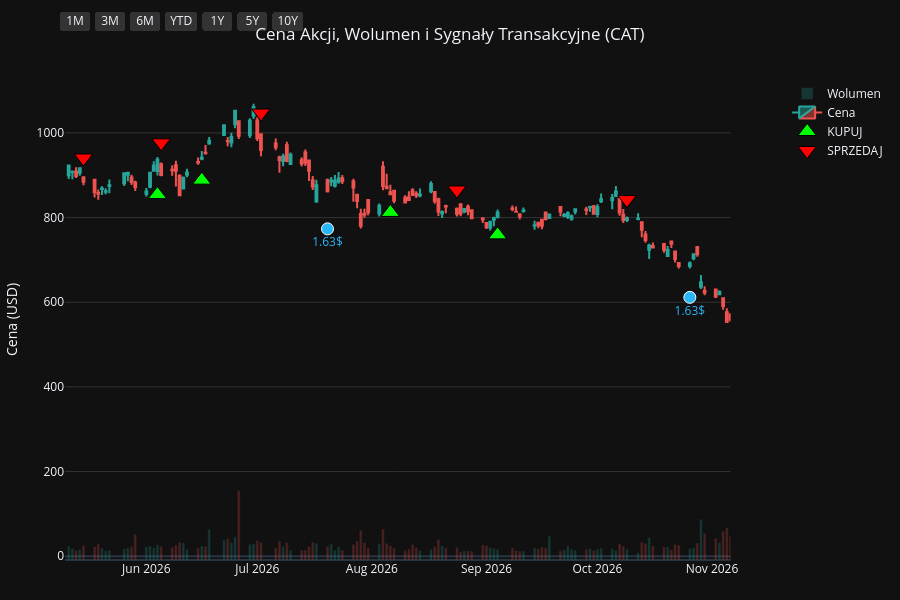
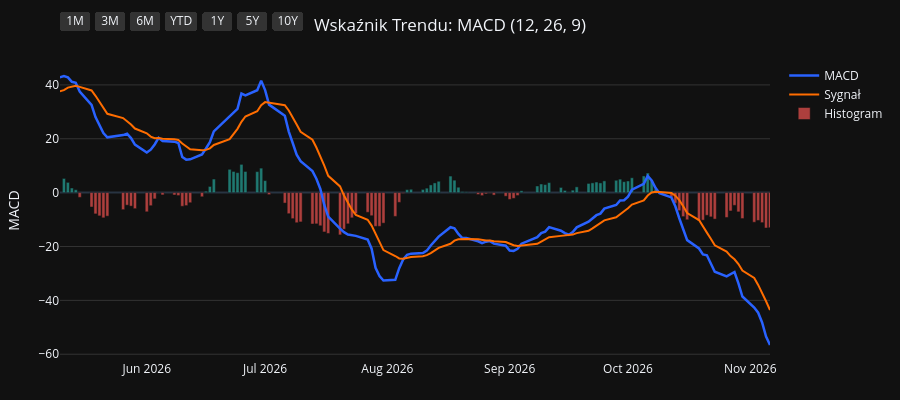
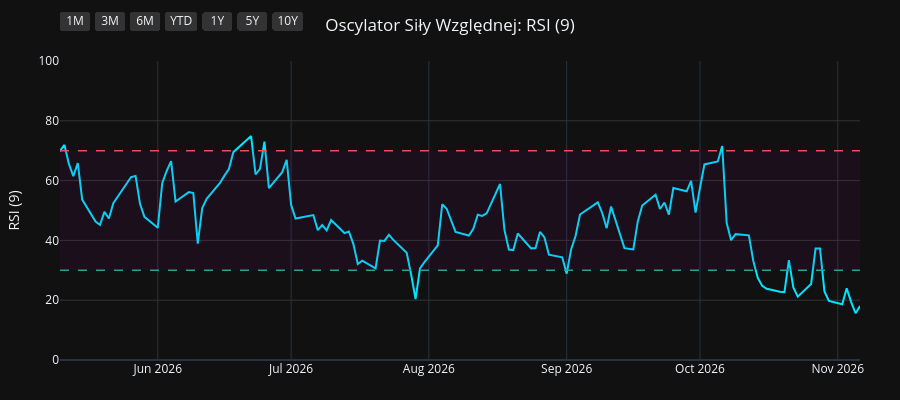
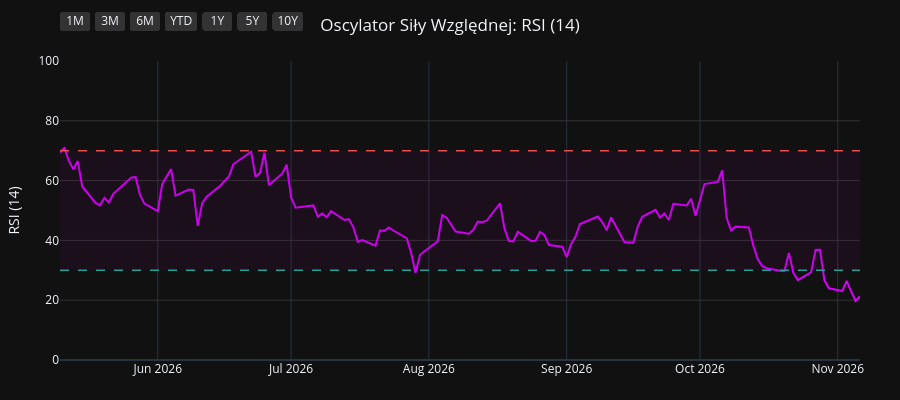

Here is the notebook cell these charts were saved with, in order:
### Code cell
import os
import yfinance as yf
import pandas as pd
import pandas_ta as ta
import plotly.graph_objects as go
from plotly.subplots import make_subplots

# 1. Pobranie i przygotowanie danych
symbol = os.environ.get("STOCK_TICKER", "").strip().upper()
if not symbol:
    raise RuntimeError("Set STOCK_TICKER before running price_extractor.ipynb")
df = yf.Ticker(symbol).history(period="10y")
df.index = df.index.tz_localize(None)

# Wskaźniki i sygnały
df.ta.macd(fast=12, slow=26, signal=9, append=True)
df.ta.rsi(length=9, append=True)
df.ta.rsi(length=14, append=True)
df.ta.rsi(length=21, append=True)
df.dropna(inplace=True)

macd = df['MACD_12_26_9']
signal = df['MACDs_12_26_9']
wczorajszy_macd = macd.shift(1)
wczorajszy_signal = signal.shift(1)

df['Decyzja'] = 'BRAK'
df.loc[(macd > signal) & (wczorajszy_macd <= wczorajszy_signal), 'Decyzja'] = 'KUPUJ'
df.loc[(macd < signal) & (wczorajszy_macd >= wczorajszy_signal), 'Decyzja'] = 'SPRZEDAJ'

df_kupuj = df[df['Decyzja'] == 'KUPUJ']
df_sprzedaj = df[df['Decyzja'] == 'SPRZEDAJ']
df_dywidendy = df[df['Dividends'] > 0]
df_splity = df[df['Stock Splits'] > 0]

# Wspólna konfiguracja osi X
konfiguracja_osi_x = dict(
    type="date",
    showspikes=True, spikemode="across", spikesnap="cursor", spikedash="dot", spikecolor="#ffffff", spikethickness=1, hoverformat="%Y-%m-%d",
    rangeselector=dict(
        buttons=list([
            dict(count=1, label="1M", step="month", stepmode="backward"),
            dict(count=3, label="3M", step="month", stepmode="backward"),
            dict(count=6, label="6M", step="month", stepmode="backward"),
            dict(count=1, label="YTD", step="year", stepmode="todate"),
            dict(count=1, label="1Y", step="year", stepmode="backward"),
            dict(count=5, label="5Y", step="year", stepmode="backward"),
            dict(step="all", label="10Y")
        ]),
        bgcolor="#333333", activecolor="#2962ff", x=0, y=1.1
    )
)

# ==========================================
# WYKRES 1: CENA + WOLUMEN + SYGNAŁY
# ==========================================
fig1 = make_subplots(specs=[[{"secondary_y": True}]])

kolory_wolumenu = ['#26a69a' if row['Close'] >= row['Open'] else '#ef5350' for index, row in df.iterrows()]
fig1.add_trace(go.Bar(x=df.index, y=df['Volume'], marker_color=kolory_wolumenu, opacity=0.25, name='Wolumen'), secondary_y=True)
fig1.add_trace(go.Candlestick(x=df.index, open=df['Open'], high=df['High'], low=df['Low'], close=df['Close'], name='Cena', increasing_line_color='#26a69a', decreasing_line_color='#ef5350'), secondary_y=False)
fig1.add_trace(go.Scatter(x=df_kupuj.index, y=df_kupuj['Low'] * 0.95, customdata=df_kupuj[['Low', 'High']], mode='markers', marker=dict(symbol='triangle-up', size=16, color='#00ff00', line=dict(width=1, color='black')), name='KUPUJ', hovertemplate='KUPUJ<br>Najniższa: %{customdata[0]:.2f}<br>Najwyższa: %{customdata[1]:.2f}<extra></extra>'), secondary_y=False)
fig1.add_trace(go.Scatter(x=df_sprzedaj.index, y=df_sprzedaj['High'] * 1.05, customdata=df_sprzedaj[['Low', 'High']], mode='markers', marker=dict(symbol='triangle-down', size=16, color='#ff0000', line=dict(width=1, color='black')), name='SPRZEDAJ', hovertemplate='SPRZEDAJ<br>Najniższa: %{customdata[0]:.2f}<br>Najwyższa: %{customdata[1]:.2f}<extra></extra>'), secondary_y=False)

if not df_dywidendy.empty:
    fig1.add_trace(go.Scatter(x=df_dywidendy.index, y=df_dywidendy['Low'] * 0.90, mode='markers+text', marker=dict(symbol='circle', size=12, color='#29b6f6', line=dict(width=1, color='white')), text=df_dywidendy['Dividends'].apply(lambda x: f"{x}$"), textposition="bottom center", name='Dywidenda', showlegend=False, hovertemplate='Dywidenda: %{text}<extra></extra>', textfont=dict(color="#29b6f6")), secondary_y=False)
if not df_splity.empty:
                    fig1.add_trace(go.Scatter(x=df_splity.index, y=df_splity['High'], mode='markers+text', marker=dict(symbol='star', size=16, color='#ffee58', line=dict(width=1, color='black')), text=df_splity['Stock Splits'].apply(lambda x: f"{x:g}:1" if x >= 1 else f"1:{1 / x:g}"), textposition="top center", name='Split', hovertemplate='%{text}<extra></extra>', textfont=dict(color="#ffee58")), secondary_y=False)

fig1.update_layout(title=dict(text=f"Cena Akcji, Wolumen i Sygnały Transakcyjne ({symbol})", x=0.5, xanchor='center'), dragmode='pan', xaxis_rangeslider_visible=False, template='plotly_dark', height=600, hovermode='x unified', margin=dict(l=60, r=40, t=60, b=40))
fig1.update_xaxes(**konfiguracja_osi_x)
fig1.update_xaxes(range=[df.index.max() - pd.Timedelta(days=180), df.index.max()])
fig1.update_yaxes(title_text="Cena (USD)", secondary_y=False, gridcolor='#333333')
fig1.update_yaxes(range=[0, df['Volume'].max() * 4], showgrid=False, showticklabels=False, secondary_y=True)
fig1.show(config={'scrollZoom': True})

# ==========================================
# WYKRES 2: WSKAŹNIK MACD
# ==========================================
fig2 = go.Figure()
fig2.add_trace(go.Scatter(x=df.index, y=df['MACD_12_26_9'], line=dict(color='#2962ff', width=2.5), name='MACD'))
fig2.add_trace(go.Scatter(x=df.index, y=df['MACDs_12_26_9'], line=dict(color='#ff6d00', width=2), name='Sygnał'))
kolory_macd = ['#26a69a' if val >= 0 else '#ef5350' for val in df['MACDh_12_26_9']]
fig2.add_trace(go.Bar(x=df.index, y=df['MACDh_12_26_9'], marker_color=kolory_macd, name='Histogram', opacity=0.7))
fig2.update_layout(title=dict(text="Wskaźnik Trendu: MACD (12, 26, 9)", x=0.5, xanchor='center'), dragmode='pan', xaxis_rangeslider_visible=False, template='plotly_dark', height=400, hovermode='x unified', margin=dict(l=60, r=40, t=60, b=40))
fig2.update_xaxes(**konfiguracja_osi_x)
fig2.update_xaxes(range=[df.index.max() - pd.Timedelta(days=180), df.index.max()])
fig2.update_yaxes(title_text="MACD", gridcolor='#333333')
fig2.show(config={'scrollZoom': True})

# ==========================================
# WYKRES 3: OSCYLATOR RSI (9)
# ==========================================
fig3 = go.Figure()
fig3.add_trace(go.Scatter(x=df.index, y=df['RSI_9'], line=dict(color='#00e5ff', width=2), name='RSI (9)'))
fig3.add_hline(y=70, line_dash="dash", line_color="#ef5350", line_width=1.5)
fig3.add_hline(y=30, line_dash="dash", line_color="#26a69a", line_width=1.5)
fig3.add_hrect(y0=30, y1=70, line_width=0, fillcolor="purple", opacity=0.1)
fig3.update_layout(title=dict(text="Oscylator Siły Względnej: RSI (9)", x=0.5, xanchor='center'), dragmode='pan', xaxis_rangeslider_visible=False, template='plotly_dark', height=400, hovermode='x unified', margin=dict(l=60, r=40, t=60, b=40))
fig3.update_xaxes(**konfiguracja_osi_x)
fig3.update_xaxes(range=[df.index.max() - pd.Timedelta(days=180), df.index.max()])
fig3.update_yaxes(title_text="RSI (9)", range=[0, 100], gridcolor='#333333')
fig3.show(config={'scrollZoom': True})

# ==========================================
# WYKRES 4: OSCYLATOR RSI (14)
# ==========================================
fig4 = go.Figure()
fig4.add_trace(go.Scatter(x=df.index, y=df['RSI_14'], line=dict(color='#d500f9', width=2), name='RSI (14)'))
fig4.add_hline(y=70, line_dash="dash", line_color="#ef5350", line_width=1.5)
fig4.add_hline(y=30, line_dash="dash", line_color="#26a69a", line_width=1.5)
fig4.add_hrect(y0=30, y1=70, line_width=0, fillcolor="purple", opacity=0.1)
fig4.update_layout(title=dict(text="Oscylator Siły Względnej: RSI (14)", x=0.5, xanchor='center'), dragmode='pan', xaxis_rangeslider_visible=False, template='plotly_dark', height=400, hovermode='x unified', margin=dict(l=60, r=40, t=60, b=40))
fig4.update_xaxes(**konfiguracja_osi_x)
fig4.update_xaxes(range=[df.index.max() - pd.Timedelta(days=180), df.index.max()])
fig4.update_yaxes(title_text="RSI (14)", range=[0, 100], gridcolor='#333333')
fig4.show(config={'scrollZoom': True})

# ==========================================
# WYKRES 5: OSCYLATOR RSI (21)
# ==========================================
fig5 = go.Figure()
fig5.add_trace(go.Scatter(x=df.index, y=df['RSI_21'], line=dict(color='#64dd17', width=2), name='RSI (21)'))
fig5.add_hline(y=70, line_dash="dash", line_color="#ef5350", line_width=1.5)
fig5.add_hline(y=30, line_dash="dash", line_color="#26a69a", line_width=1.5)
fig5.add_hrect(y0=30, y1=70, line_width=0, fillcolor="purple", opacity=0.1)
fig5.update_layout(title=dict(text="Oscylator Siły Względnej: RSI (21)", x=0.5, xanchor='center'), dragmode='pan', xaxis_rangeslider_visible=False, template='plotly_dark', height=400, hovermode='x unified', margin=dict(l=60, r=40, t=60, b=40))
fig5.update_xaxes(**konfiguracja_osi_x)
fig5.update_xaxes(range=[df.index.max() - pd.Timedelta(days=180), df.index.max()])
fig5.update_yaxes(title_text="RSI (21)", range=[0, 100], gridcolor='#333333')
fig5.show(config={'scrollZoom': True})

### Figure 1 — Plotly figure (JSON) as saved in the notebook; plotly's stock layout.template omitted (floating-point values rounded to 4 significant figures; data arrays with more than 128 entries replaced by an {"elided": "..."} marker saying what was removed)
{"data": [{"marker": {"color": {"elided": "2481 str values"}}, "name": "Wolumen", "opacity": 0.25, "type": "bar", "x": {"elided": "2481 str values"}, "xaxis": "x", "y": {"elided": "2481 int values"}, "yaxis": "y2"}, {"close": {"elided": "2481 float values"}, "decreasing": {"line": {"color": "#ef5350"}}, "high": {"elided": "2481 float values"}, "increasing": {"line": {"color": "#26a69a"}}, "low": {"elided": "2481 float values"}, "name": "Cena", "open": {"elided": "2481 float values"}, "type": "candlestick", "x": {"elided": "2481 str values"}, "xaxis": "x", "yaxis": "y"}, {"customdata": {"elided": "95x2 float values"}, "hovertemplate": "KUPUJ<br>Najniższa: %{customdata[0]:.2f}<br>Najwyższa: %{customdata[1]:.2f}<extra></extra>", "marker": {"color": "#00ff00", "line": {"color": "black", "width": 1}, "size": 16, "symbol": "triangle-up"}, "mode": "markers", "name": "KUPUJ", "type": "scatter", "x": ["2017-01-13T00:00:00", "2017-01-18T00:00:00", "2017-02-13T00:00:00", "2017-03-30T00:00:00", "2017-04-20T00:00:00", "2017-05-24T00:00:00", "2017-07-05T00:00:00", "2017-07-25T00:00:00", "2017-08-30T00:00:00", "2017-10-11T00:00:00", "2017-12-01T00:00:00", "2018-02-22T00:00:00", "2018-03-09T00:00:00", "2018-04-10T00:00:00", "2018-05-07T00:00:00", "2018-06-12T00:00:00", "2018-07-09T00:00:00", "2018-08-20T00:00:00", "2018-11-05T00:00:00", "2018-12-27T00:00:00", "2019-02-14T00:00:00", "2019-04-01T00:00:00", "2019-06-05T00:00:00", "2019-07-12T00:00:00", "2019-08-29T00:00:00", "2019-10-14T00:00:00", "2019-12-17T00:00:00", "2020-02-12T00:00:00", "2020-03-25T00:00:00", "2020-04-27T00:00:00", "2020-05-18T00:00:00", "2020-07-14T00:00:00", "2020-08-11T00:00:00", "2020-08-27T00:00:00", "2020-10-06T00:00:00", "2020-11-10T00:00:00", "2020-12-04T00:00:00", "2021-01-06T00:00:00", "2021-02-08T00:00:00", "2021-03-08T00:00:00", "2021-03-12T00:00:00", "2021-05-05T00:00:00", "2021-06-02T00:00:00", "2021-06-30T00:00:00", "2021-07-21T00:00:00", "2021-08-25T00:00:00", "2021-09-29T00:00:00", "2021-10-07T00:00:00", "2021-10-14T00:00:00", "2021-12-08T00:00:00", "2021-12-23T00:00:00", "2022-03-03T00:00:00", "2022-04-18T00:00:00", "2022-05-25T00:00:00", "2022-07-18T00:00:00", "2022-10-04T00:00:00", "2022-12-27T00:00:00", "2023-01-06T00:00:00", "2023-01-24T00:00:00", "2023-03-02T00:00:00", "2023-03-29T00:00:00", "2023-04-11T00:00:00", "2023-05-18T00:00:00", "2023-06-02T00:00:00", "2023-07-03T00:00:00", "2023-07-11T00:00:00", "2023-08-01T00:00:00", "2023-10-16T00:00:00", "2023-11-10T00:00:00", "2024-01-26T00:00:00", "2024-02-29T00:00:00", "2024-03-15T00:00:00", "2024-05-10T00:00:00", "2024-06-21T00:00:00", "2024-08-14T00:00:00", "2024-09-16T00:00:00", "2024-11-06T00:00:00", "2024-11-25T00:00:00", "2025-01-14T00:00:00", "2025-03-07T00:00:00", "2025-04-02T00:00:00", "2025-04-22T00:00:00", "2025-06-11T00:00:00", "2025-06-24T00:00:00", "2025-08-26T00:00:00", "2025-09-12T00:00:00", "2025-10-29T00:00:00", "2025-12-03T00:00:00", "2026-01-05T00:00:00", "2026-01-29T00:00:00", "2026-04-01T00:00:00", "2026-06-04T00:00:00", "2026-06-16T00:00:00", "2026-08-06T00:00:00", "2026-09-04T00:00:00"], "xaxis": "x", "y": [71.93, 71.63, 75.22, 71.53, 72.58, 80.52, 83.25, 87.9, 91.11, 100.4, 109.4, 124.1, 122.6, 115.7, 118.2, 124.9, 108.7, 111.3, 100.7, 97.78, 106.8, 110.9, 99.85, 110.2, 96.11, 104.0, 121.0, 115.6, 82.48, 92.72, 94.65, 109.2, 121.1, 120.3, 128.8, 146.3, 150.4, 159.4, 167.6, 187.9, 187.8, 200.6, 208.2, 185.2, 180.5, 184.5, 171.9, 168.4, 167.5, 178.0, 177.8, 169.0, 200.3, 180.8, 152.5, 154.9, 214.6, 216.8, 224.6, 221.3, 199.2, 194.4, 190.1, 193.5, 221.8, 225.9, 245.8, 244.9, 214.3, 274.0, 302.9, 313.0, 325.6, 300.4, 309.4, 318.3, 374.9, 371.2, 338.9, 316.1, 303.7, 268.6, 334.8, 344.3, 401.3, 401.8, 525.6, 529.6, 571.1, 606.9, 679.6, 854.2, 888.4, 812.2, 759.1], "yaxis": "y"}, {"customdata": {"elided": "95x2 float values"}, "hovertemplate": "SPRZEDAJ<br>Najniższa: %{customdata[0]:.2f}<br>Najwyższa: %{customdata[1]:.2f}<extra></extra>", "marker": {"color": "#ff0000", "line": {"color": "black", "width": 1}, "size": 16, "symbol": "triangle-down"}, "mode": "markers", "name": "SPRZEDAJ", "type": "scatter", "x": ["2017-01-17T00:00:00", "2017-02-02T00:00:00", "2017-02-24T00:00:00", "2017-04-19T00:00:00", "2017-05-08T00:00:00", "2017-06-06T00:00:00", "2017-07-20T00:00:00", "2017-08-10T00:00:00", "2017-09-29T00:00:00", "2017-11-03T00:00:00", "2018-01-23T00:00:00", "2018-03-01T00:00:00", "2018-03-22T00:00:00", "2018-04-26T00:00:00", "2018-05-31T00:00:00", "2018-06-13T00:00:00", "2018-08-10T00:00:00", "2018-10-08T00:00:00", "2018-12-11T00:00:00", "2019-01-28T00:00:00", "2019-03-05T00:00:00", "2019-04-25T00:00:00", "2019-07-10T00:00:00", "2019-07-18T00:00:00", "2019-09-25T00:00:00", "2019-11-14T00:00:00", "2020-01-07T00:00:00", "2020-02-25T00:00:00", "2020-04-22T00:00:00", "2020-05-04T00:00:00", "2020-06-15T00:00:00", "2020-07-31T00:00:00", "2020-08-17T00:00:00", "2020-09-21T00:00:00", "2020-10-27T00:00:00", "2020-11-30T00:00:00", "2020-12-10T00:00:00", "2021-01-21T00:00:00", "2021-03-04T00:00:00", "2021-03-09T00:00:00", "2021-03-19T00:00:00", "2021-05-19T00:00:00", "2021-06-07T00:00:00", "2021-07-19T00:00:00", "2021-08-19T00:00:00", "2021-09-01T00:00:00", "2021-09-30T00:00:00", "2021-10-13T00:00:00", "2021-11-17T00:00:00", "2021-12-20T00:00:00", "2022-01-21T00:00:00", "2022-04-01T00:00:00", "2022-04-25T00:00:00", "2022-06-13T00:00:00", "2022-08-29T00:00:00", "2022-11-18T00:00:00", "2022-12-29T00:00:00", "2023-01-20T00:00:00", "2023-01-31T00:00:00", "2023-03-10T00:00:00", "2023-04-06T00:00:00", "2023-05-02T00:00:00", "2023-05-31T00:00:00", "2023-06-26T00:00:00", "2023-07-05T00:00:00", "2023-07-26T00:00:00", "2023-08-15T00:00:00", "2023-10-18T00:00:00", "2024-01-03T00:00:00", "2024-02-14T00:00:00", "2024-03-11T00:00:00", "2024-04-10T00:00:00", "2024-05-28T00:00:00", "2024-07-31T00:00:00", "2024-09-04T00:00:00", "2024-10-14T00:00:00", "2024-11-13T00:00:00", "2024-12-05T00:00:00", "2025-01-31T00:00:00", "2025-04-01T00:00:00", "2025-04-03T00:00:00", "2025-05-30T00:00:00", "2025-06-13T00:00:00", "2025-08-01T00:00:00", "2025-08-29T00:00:00", "2025-10-22T00:00:00", "2025-11-07T00:00:00", "2025-12-16T00:00:00", "2026-01-27T00:00:00", "2026-02-24T00:00:00", "2026-05-15T00:00:00", "2026-06-05T00:00:00", "2026-07-02T00:00:00", "2026-08-24T00:00:00", "2026-10-09T00:00:00"], "xaxis": "x", "y": [80.01, 81.4, 81.71, 82.12, 86.36, 91.04, 93.98, 99.18, 109.1, 119.7, 151.1, 137.2, 134.8, 130.1, 137.1, 138.9, 122.1, 136.5, 114.4, 114.9, 124.5, 124.4, 122.6, 123.0, 115.6, 133.6, 135.6, 123.2, 104.7, 103.0, 116.2, 127.2, 132.3, 140.7, 153.2, 165.6, 170.0, 184.4, 206.2, 211.6, 218.6, 226.7, 233.6, 195.8, 200.9, 202.8, 191.2, 183.8, 198.3, 190.9, 211.2, 219.0, 211.8, 204.8, 189.8, 229.3, 239.0, 248.4, 255.8, 236.7, 211.7, 217.0, 210.6, 239.5, 247.3, 263.7, 283.8, 270.2, 291.7, 322.3, 343.0, 377.9, 355.5, 358.7, 348.3, 405.0, 401.2, 411.7, 389.1, 342.0, 334.3, 365.4, 372.8, 447.3, 444.4, 547.4, 588.9, 623.3, 672.2, 807.7, 940.7, 976.6, 1047.0, 865.2, 842.5], "yaxis": "y"}, {"hovertemplate": "Dywidenda: %{text}<extra></extra>", "marker": {"color": "#29b6f6", "line": {"color": "white", "width": 1}, "size": 12, "symbol": "circle"}, "mode": "markers+text", "name": "Dywidenda", "showlegend": false, "text": ["0.77$", "0.77$", "0.78$", "0.78$", "0.78$", "0.78$", "0.86$", "0.86$", "0.86$", "0.86$", "1.03$", "1.03$", "1.03$", "1.03$", "1.03$", "1.03$", "1.03$", "1.03$", "1.11$", "1.11$", "1.11$", "1.11$", "1.2$", "1.2$", "1.2$", "1.2$", "1.3$", "1.3$", "1.3$", "1.3$", "1.41$", "1.41$", "1.41$", "1.41$", "1.51$", "1.51$", "1.51$", "1.51$", "1.63$", "1.63$"], "textfont": {"color": "#29b6f6"}, "textposition": "bottom center", "type": "scatter", "x": ["2017-01-18T00:00:00", "2017-04-20T00:00:00", "2017-07-18T00:00:00", "2017-10-20T00:00:00", "2018-01-19T00:00:00", "2018-04-20T00:00:00", "2018-07-19T00:00:00", "2018-10-19T00:00:00", "2019-01-18T00:00:00", "2019-04-18T00:00:00", "2019-07-19T00:00:00", "2019-10-18T00:00:00", "2020-01-17T00:00:00", "2020-04-17T00:00:00", "2020-07-17T00:00:00", "2020-10-23T00:00:00", "2021-01-19T00:00:00", "2021-04-23T00:00:00", "2021-07-19T00:00:00", "2021-10-22T00:00:00", "2022-01-19T00:00:00", "2022-04-22T00:00:00", "2022-07-19T00:00:00", "2022-10-21T00:00:00", "2023-01-19T00:00:00", "2023-04-21T00:00:00", "2023-07-19T00:00:00", "2023-10-20T00:00:00", "2024-01-19T00:00:00", "2024-04-19T00:00:00", "2024-07-22T00:00:00", "2024-10-21T00:00:00", "2025-01-21T00:00:00", "2025-04-21T00:00:00", "2025-07-21T00:00:00", "2025-10-20T00:00:00", "2026-01-20T00:00:00", "2026-04-20T00:00:00", "2026-07-20T00:00:00", "2026-10-26T00:00:00"], "xaxis": "x", "y": [67.86, 68.76, 79.38, 97.77, 126.9, 115.3, 105.8, 100.6, 103.0, 110.5, 104.9, 102.4, 116.3, 91.14, 110.1, 136.0, 157.8, 186.7, 164.1, 165.0, 183.9, 180.3, 145.6, 152.0, 208.1, 186.3, 223.6, 214.7, 242.5, 307.2, 299.0, 342.2, 344.8, 250.4, 364.7, 470.2, 559.2, 705.2, 773.3, 611.6], "yaxis": "y"}], "layout": {"dragmode": "pan", "height": 600, "hovermode": "x unified", "margin": {"b": 40, "l": 60, "r": 40, "t": 60}, "title": {"text": "Cena Akcji, Wolumen i Sygnały Transakcyjne (CAT)", "x": 0.5, "xanchor": "center"}, "xaxis": {"anchor": "y", "domain": [0.0, 0.94], "hoverformat": "%Y-%m-%d", "range": ["2026-05-10T00:00:00", "2026-11-06T00:00:00"], "rangeselector": {"activecolor": "#2962ff", "bgcolor": "#333333", "buttons": [{"count": 1, "label": "1M", "step": "month", "stepmode": "backward"}, {"count": 3, "label": "3M", "step": "month", "stepmode": "backward"}, {"count": 6, "label": "6M", "step": "month", "stepmode": "backward"}, {"count": 1, "label": "YTD", "step": "year", "stepmode": "todate"}, {"count": 1, "label": "1Y", "step": "year", "stepmode": "backward"}, {"count": 5, "label": "5Y", "step": "year", "stepmode": "backward"}, {"label": "10Y", "step": "all"}], "x": 0, "y": 1.1}, "rangeslider": {"visible": false}, "showspikes": true, "spikecolor": "#ffffff", "spikedash": "dot", "spikemode": "across", "spikesnap": "cursor", "spikethickness": 1, "type": "date"}, "yaxis": {"anchor": "x", "domain": [0.0, 1.0], "gridcolor": "#333333", "title": {"text": "Cena (USD)"}}, "yaxis2": {"anchor": "x", "overlaying": "y", "range": [0, 96489200], "showgrid": false, "showticklabels": false, "side": "right"}}}

### Figure 2 — Plotly figure (JSON) as saved in the notebook; plotly's stock layout.template omitted (floating-point values rounded to 4 significant figures; data arrays with more than 128 entries replaced by an {"elided": "..."} marker saying what was removed)
{"data": [{"line": {"color": "#2962ff", "width": 2.5}, "name": "MACD", "type": "scatter", "x": {"elided": "2481 str values"}, "y": {"elided": "2481 float values"}}, {"line": {"color": "#ff6d00", "width": 2}, "name": "Sygnał", "type": "scatter", "x": {"elided": "2481 str values"}, "y": {"elided": "2481 float values"}}, {"marker": {"color": {"elided": "2481 str values"}}, "name": "Histogram", "opacity": 0.7, "type": "bar", "x": {"elided": "2481 str values"}, "y": {"elided": "2481 float values"}}], "layout": {"dragmode": "pan", "height": 400, "hovermode": "x unified", "margin": {"b": 40, "l": 60, "r": 40, "t": 60}, "title": {"text": "Wskaźnik Trendu: MACD (12, 26, 9)", "x": 0.5, "xanchor": "center"}, "xaxis": {"hoverformat": "%Y-%m-%d", "range": ["2026-05-10T00:00:00", "2026-11-06T00:00:00"], "rangeselector": {"activecolor": "#2962ff", "bgcolor": "#333333", "buttons": [{"count": 1, "label": "1M", "step": "month", "stepmode": "backward"}, {"count": 3, "label": "3M", "step": "month", "stepmode": "backward"}, {"count": 6, "label": "6M", "step": "month", "stepmode": "backward"}, {"count": 1, "label": "YTD", "step": "year", "stepmode": "todate"}, {"count": 1, "label": "1Y", "step": "year", "stepmode": "backward"}, {"count": 5, "label": "5Y", "step": "year", "stepmode": "backward"}, {"label": "10Y", "step": "all"}], "x": 0, "y": 1.1}, "rangeslider": {"visible": false}, "showspikes": true, "spikecolor": "#ffffff", "spikedash": "dot", "spikemode": "across", "spikesnap": "cursor", "spikethickness": 1, "type": "date"}, "yaxis": {"gridcolor": "#333333", "title": {"text": "MACD"}}}}

### Figure 3 — Plotly figure (JSON) as saved in the notebook; plotly's stock layout.template omitted (floating-point values rounded to 4 significant figures; data arrays with more than 128 entries replaced by an {"elided": "..."} marker saying what was removed)
{"data": [{"line": {"color": "#00e5ff", "width": 2}, "name": "RSI (9)", "type": "scatter", "x": {"elided": "2481 str values"}, "y": {"elided": "2481 float values"}}], "layout": {"dragmode": "pan", "height": 400, "hovermode": "x unified", "margin": {"b": 40, "l": 60, "r": 40, "t": 60}, "shapes": [{"line": {"color": "#ef5350", "dash": "dash", "width": 1.5}, "type": "line", "x0": 0, "x1": 1, "xref": "x domain", "y0": 70, "y1": 70, "yref": "y"}, {"line": {"color": "#26a69a", "dash": "dash", "width": 1.5}, "type": "line", "x0": 0, "x1": 1, "xref": "x domain", "y0": 30, "y1": 30, "yref": "y"}, {"fillcolor": "purple", "line": {"width": 0}, "opacity": 0.1, "type": "rect", "x0": 0, "x1": 1, "xref": "x domain", "y0": 30, "y1": 70, "yref": "y"}], "title": {"text": "Oscylator Siły Względnej: RSI (9)", "x": 0.5, "xanchor": "center"}, "xaxis": {"hoverformat": "%Y-%m-%d", "range": ["2026-05-10T00:00:00", "2026-11-06T00:00:00"], "rangeselector": {"activecolor": "#2962ff", "bgcolor": "#333333", "buttons": [{"count": 1, "label": "1M", "step": "month", "stepmode": "backward"}, {"count": 3, "label": "3M", "step": "month", "stepmode": "backward"}, {"count": 6, "label": "6M", "step": "month", "stepmode": "backward"}, {"count": 1, "label": "YTD", "step": "year", "stepmode": "todate"}, {"count": 1, "label": "1Y", "step": "year", "stepmode": "backward"}, {"count": 5, "label": "5Y", "step": "year", "stepmode": "backward"}, {"label": "10Y", "step": "all"}], "x": 0, "y": 1.1}, "rangeslider": {"visible": false}, "showspikes": true, "spikecolor": "#ffffff", "spikedash": "dot", "spikemode": "across", "spikesnap": "cursor", "spikethickness": 1, "type": "date"}, "yaxis": {"gridcolor": "#333333", "range": [0, 100], "title": {"text": "RSI (9)"}}}}

### Figure 4 — Plotly figure (JSON) as saved in the notebook; plotly's stock layout.template omitted (floating-point values rounded to 4 significant figures; data arrays with more than 128 entries replaced by an {"elided": "..."} marker saying what was removed)
{"data": [{"line": {"color": "#d500f9", "width": 2}, "name": "RSI (14)", "type": "scatter", "x": {"elided": "2481 str values"}, "y": {"elided": "2481 float values"}}], "layout": {"dragmode": "pan", "height": 400, "hovermode": "x unified", "margin": {"b": 40, "l": 60, "r": 40, "t": 60}, "shapes": [{"line": {"color": "#ef5350", "dash": "dash", "width": 1.5}, "type": "line", "x0": 0, "x1": 1, "xref": "x domain", "y0": 70, "y1": 70, "yref": "y"}, {"line": {"color": "#26a69a", "dash": "dash", "width": 1.5}, "type": "line", "x0": 0, "x1": 1, "xref": "x domain", "y0": 30, "y1": 30, "yref": "y"}, {"fillcolor": "purple", "line": {"width": 0}, "opacity": 0.1, "type": "rect", "x0": 0, "x1": 1, "xref": "x domain", "y0": 30, "y1": 70, "yref": "y"}], "title": {"text": "Oscylator Siły Względnej: RSI (14)", "x": 0.5, "xanchor": "center"}, "xaxis": {"hoverformat": "%Y-%m-%d", "range": ["2026-05-10T00:00:00", "2026-11-06T00:00:00"], "rangeselector": {"activecolor": "#2962ff", "bgcolor": "#333333", "buttons": [{"count": 1, "label": "1M", "step": "month", "stepmode": "backward"}, {"count": 3, "label": "3M", "step": "month", "stepmode": "backward"}, {"count": 6, "label": "6M", "step": "month", "stepmode": "backward"}, {"count": 1, "label": "YTD", "step": "year", "stepmode": "todate"}, {"count": 1, "label": "1Y", "step": "year", "stepmode": "backward"}, {"count": 5, "label": "5Y", "step": "year", "stepmode": "backward"}, {"label": "10Y", "step": "all"}], "x": 0, "y": 1.1}, "rangeslider": {"visible": false}, "showspikes": true, "spikecolor": "#ffffff", "spikedash": "dot", "spikemode": "across", "spikesnap": "cursor", "spikethickness": 1, "type": "date"}, "yaxis": {"gridcolor": "#333333", "range": [0, 100], "title": {"text": "RSI (14)"}}}}
